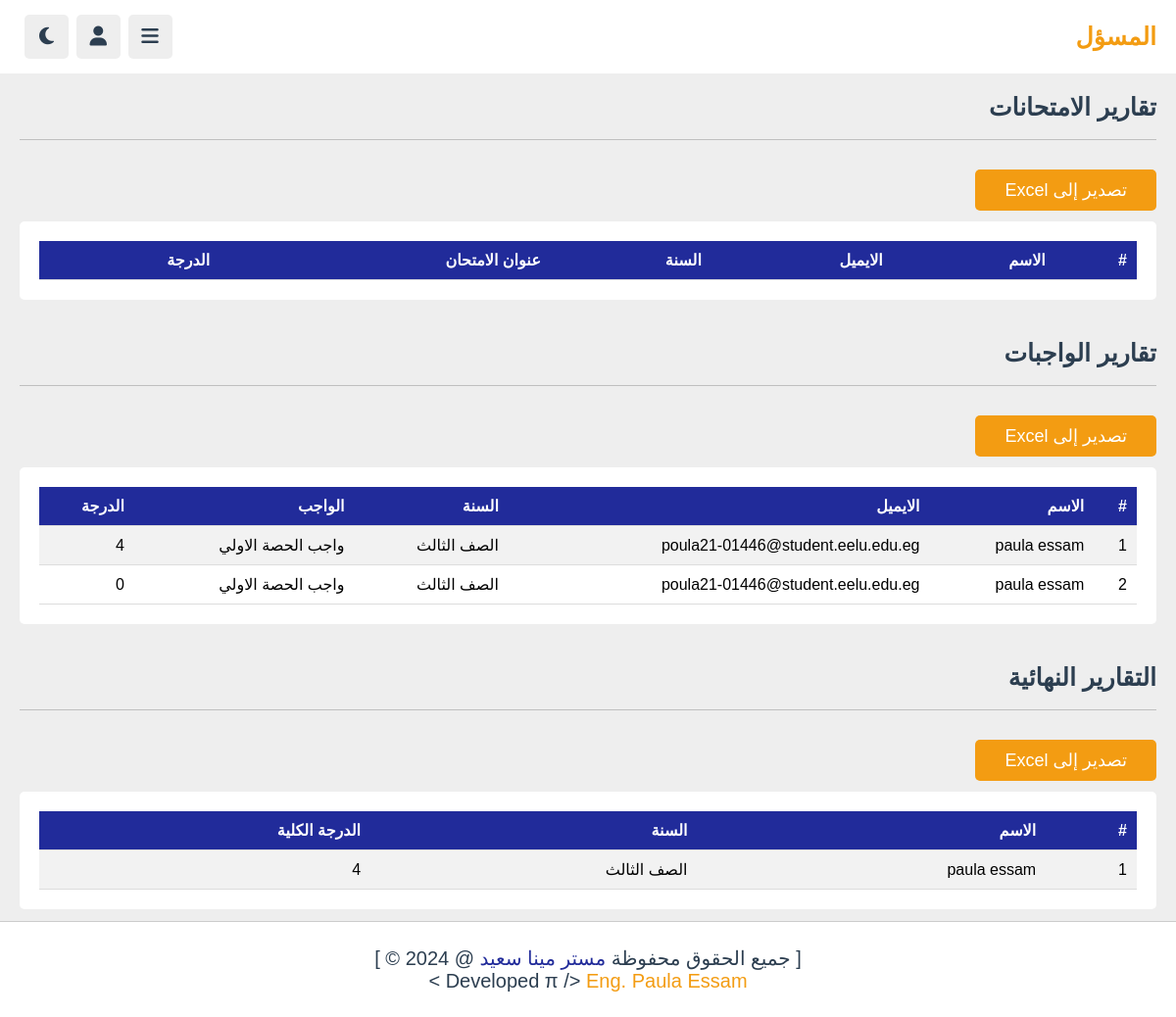
Page /admin/reports.php (signed in) on the committed database.
### tables this page shows
CREATE TABLE `homework` (
  `id` int(11) NOT NULL,
  `content_id` varchar(20) NOT NULL,
  `user_id` varchar(20) NOT NULL,
  `homework` varchar(255) DEFAULT NULL,
  `degree` int(11) NOT NULL,
  `date` date NOT NULL DEFAULT current_timestamp()
);

CREATE TABLE `users` (
  `id` varchar(20) NOT NULL,
  `name` varchar(50) NOT NULL,
  `email` varchar(50) NOT NULL,
  `number` varchar(100) NOT NULL,
  `parent_num` varchar(100) NOT NULL,
  `gender` varchar(8) NOT NULL,
  `governorate` varchar(255) NOT NULL,
  `register` varchar(255) NOT NULL,
  `points` int(11) DEFAULT 0,
  `password` varchar(50) NOT NULL,
  `image` varchar(100) DEFAULT NULL,
  `year` tinyint(4) NOT NULL,
  `session_id` varchar(255) DEFAULT NULL,
  `is_logged_in` tinyint(1) NOT NULL,
  `last_login` varchar(255) DEFAULT NULL,
  `status` tinyint(1) NOT NULL
);

CREATE TABLE `content` (
  `id` varchar(20) NOT NULL,
  `tutor_id` varchar(20) NOT NULL,
  `playlist_id` varchar(20) NOT NULL,
  `title` varchar(100) NOT NULL,
  `description` varchar(1000) DEFAULT NULL,
  `video` varchar(255) DEFAULT NULL,
  `audio` varchar(255) DEFAULT NULL,
  `thumb` varchar(255) NOT NULL,
  `pdf` varchar(255) DEFAULT NULL,
  `date` date NOT NULL DEFAULT current_timestamp(),
  `status` varchar(20) NOT NULL DEFAULT 'deactive'
);

### admin/reports.php (the view, shortened to what this page needs)
<?php
include '../components/connect.php';
?>
<!DOCTYPE html>
<html lang="en">
<head>
    <link rel="stylesheet" href="https://cdnjs.cloudflare.com/ajax/libs/font-awesome/6.2.0/css/all.min.css">
    <link rel="stylesheet" href="../css/admin_style.css">
</head>
<body>
<?php
include '../components/admin_header.php';
?>
<section class="comments">
    <h1 class="heading">تقارير الامتحانات</h1>
    <button class="inline-option-btn" onclick="exportTableToExcel('ExamsTable', 'ExamReports')">تصدير إلى Excel</button>
<br> <br>
    <div class="box-container">
        <div class="box">
            <table id="ExamsTable">
                <thead>
                    <tr>
                        <th>#</th>
                        <th>الاسم</th>
                        <th>الايميل</th>
                        <th>السنة</th>
                        <th>عنوان الامتحان</th>
                        <th>الدرجة</th>
                    </tr>
                </thead>
            </table>
        </div>
    </div>
</section>
<section class="comments">
    <h1 class="heading">تقارير الواجبات</h1>
    <button class="inline-option-btn" onclick="exportHomeWorkToExcel('HomeWorkTable', 'HomeWorkReports')">تصدير إلى Excel</button>
    <br> <br>
    <div class="box-container">
        <div class="box">
            <table id="HomeWorkTable">
                <thead>
                    <tr>
                        <th>#</th>
                        <th>الاسم</th>
                        <th>الايميل</th>
                        <th>السنة</th>
                        <th>الواجب</th>
                        <th>الدرجة</th>
                    </tr>
                </thead>
                <tbody>
                    <?php
                    $i=1;
                        $homework = $conn->prepare("SELECT * FROM `homework` ORDER BY degree DESC");
                        $homework->execute();
                        while( $fetch_homework = $homework->fetch(PDO::FETCH_ASSOC)){
                                $select_user =  $conn->prepare("SELECT * FROM `users` WHERE id=?");
                                $select_user->execute([$fetch_homework['user_id']]);
                                $fetch_user = $select_user->fetch(PDO::FETCH_ASSOC);
                                $select_content =  $conn->prepare("SELECT * FROM `content` WHERE id=?");
                                $select_content->execute([$fetch_homework['content_id']]);
                                $fetch_content = $select_content->fetch(PDO::FETCH_ASSOC);
                    ?>
                    <tr>
                        <td><?=$i?></td>
                        <td><?=$fetch_user['name']?></td>
                        <td><?=$fetch_user['email']?></td>
                        <td><?php if($fetch_user['year'] == 1) echo'الصف الاول'; elseif($fetch_user['year']==2)echo 'الصف الثاني'; else echo'الصف الثالث'; ?></td>
                        <td><?=$fetch_content['title']?></td>
                        <td><?=$fetch_homework['degree'];?></td>
                    </tr>
                    <?php
                        $i++;
                    }
                    ?>
                </tbody>
            </table>
        </div>
    </div>
</section>
<section class="comments">
    <h1 class="heading">التقارير النهائية</h1>
    <button class="inline-option-btn" onclick="exportFinalReportsToExcel('FinalReportsTable', 'FinalReports')">تصدير إلى Excel</button>
    <br> <br>
    <div class="box-container">
        <div class="box">
            <table id="FinalReportsTable">
                <thead>
                    <tr>
                        <th>#</th>
                        <th>الاسم</th>
                        <th>السنة</th>
                        <th>الدرجة الكلية</th>
                    </tr>
                </thead>
                <tbody>
                    <?php
                    $i=1;
                        $stmtHomeworks = $conn->prepare('SELECT user_id, SUM(degree) as total_homework_degree FROM homework GROUP BY user_id ORDER BY total_homework_degree DESC');
                        $stmtHomeworks->execute();
                        $homeworks = $stmtHomeworks->fetchAll();
                        $students = [];
                        foreach ($homeworks as $homework) {
                            $userId = $homework['user_id'];
                            $totalHomeworkDegree = $homework['total_homework_degree'];
                            if (!isset($students[$userId])) {
                                $students[$userId] = ['year' => $year, 'total_degree' => 0];
                            }
                            $students[$userId]['total_degree'] += $totalHomeworkDegree;
                        }
                        $stmtStudents = $conn->prepare('SELECT id, name FROM users');
                        $stmtStudents->execute();
                        $studentNames = $stmtStudents->fetchAll(PDO::FETCH_KEY_PAIR);
                        foreach ($students as $userId => $data) {
                    ?>
                    <tr>
                        <td><?=$i?></td>
                        <td><?=$studentNames[$userId]?></td>
                        <td><?php if($data['year'] == 1) echo'الصف الاول'; elseif($data['year']==2)echo 'الصف الثاني'; else echo'الصف الثالث'; ?></td>
                        <td><?=$data['total_degree'];?></td>
                    </tr>
                    <?php
                        $i++;
                        }
                    ?>
                </tbody>
            </table>
        </div>
    </div>
</section>
<?php
include '../components/footer.php';
?>
</body>
</html>

### css/admin_style.css (style rules this page uses)
:root { --main-color:#212b9a; --red: #e74c3c; --orange: #f39c12; --white:#fff; --black:#2c3e50; --light-color:#888; --light-bg:#eee; --border: .1rem solid rgba(0,0,0,.2); }
* { font-family: 'Nunito', sans-serif; margin: 0; padding: 0; box-sizing: border-box; outline: none; border: none; text-decoration: none; }
html { font-size: 62.5%; overflow-x: hidden; }
body { direction: rtl; background-color: var(--light-bg); padding-bottom: 9rem; padding-right: 30rem; }
section { padding: 2rem; max-width: 1200px; margin: 0 auto; }
.heading { padding-bottom: 1.8rem; border-bottom: var(--border); font-size: 2.5rem; color: var(--black); text-transform: capitalize; margin-bottom: 2rem; }
.btn, .option-btn, .delete-btn, .inline-btn, .inline-option-btn, .inline-delete-btn { border-radius: .5rem; padding: 1rem 3rem ; font-size: 1.8rem; color:#fff; margin-top: 1rem; text-transform: capitalize; cursor: pointer; text-align: center; }
.inline-option-btn, .option-btn { background-color: var(--orange); }
.comments .box-container { display: grid; gap: 2.5rem; background-color: var(--white); border-radius: .5rem; padding: 2rem; }
table { width: 100%; border-collapse: collapse; }
th, td { padding: 10px; text-align: right; border-bottom: 1px solid #ddd; font-size: 16px; }
th { background-color:var(--main-color); color: white; }
tr:nth-child(even) { background-color: white; }
tr:nth-child(odd) { background-color: #f2f2f2; }
@media (max-width: 1200px) { body { padding-right: 0; } }

### rows in the picture
homework: user.name "paula essam", user.email "poula21-01446@student.eelu.edu.eg", content.title "واجب الحصة الاولي", degree "4"
homework: user.name "paula essam", user.email "poula21-01446@student.eelu.edu.eg", content.title "واجب الحصة الاولي", degree "0"

### other values in the picture
$studentNames[$userId] "paula essam"
$data['total_degree'] "4"
